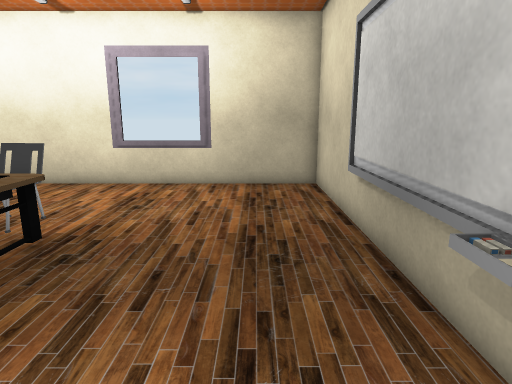
[1] (above)

15 first-person views from a walk through a 3-D level made in the Unity game engine. The camera is 1.4 m above the floor, tilts 12° down and sees 75° across. The floor is counted in squares, 0.5 m on a side. Each view is taken from the middle of a square. On the plan, view 1 faces up. The plan holds only what a view shows up to about 20 squares ahead; the rest is blank. The place goes on beyond the plan. The player is left out. Some animated figures are not drawn. Some surface patterns are stand-ins.

[2]
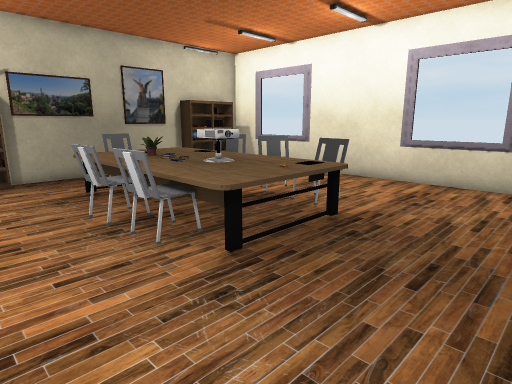

[3]
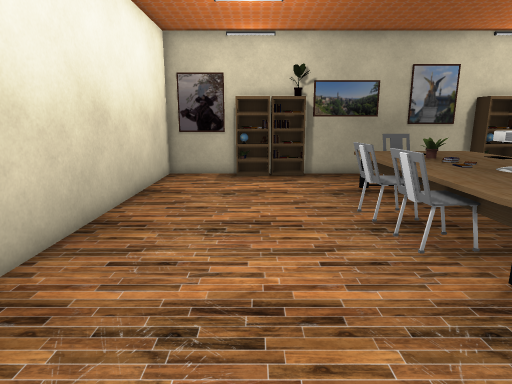

[4]
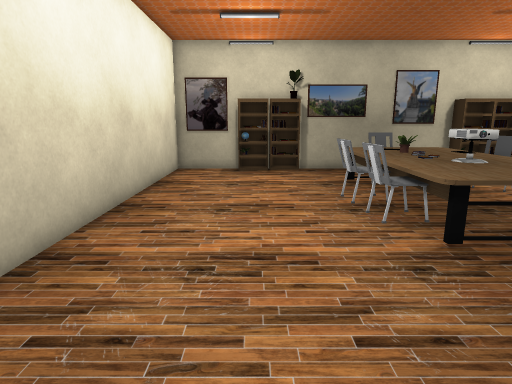

[5]
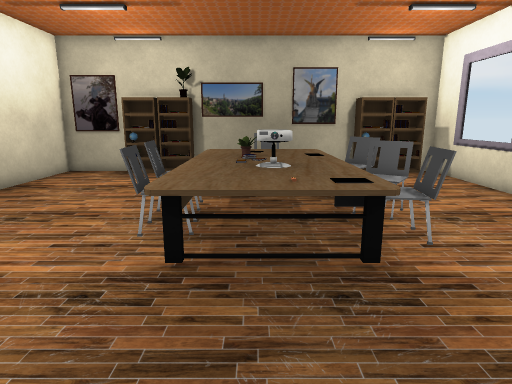

[6]
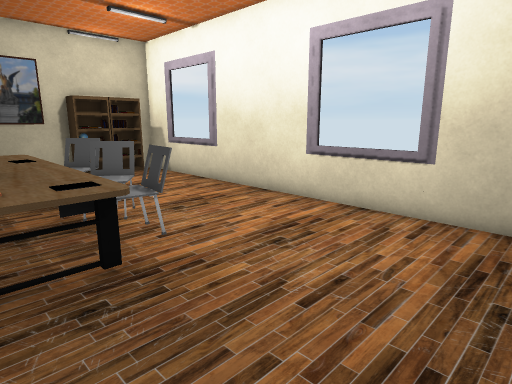

[7]
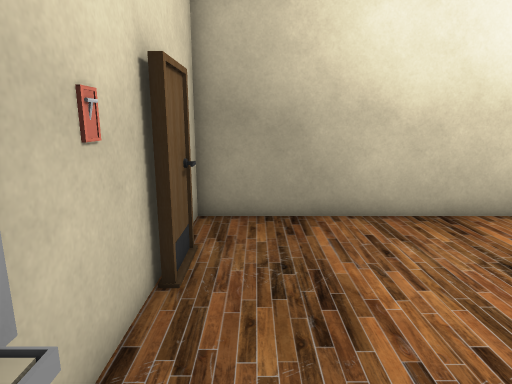

[8]
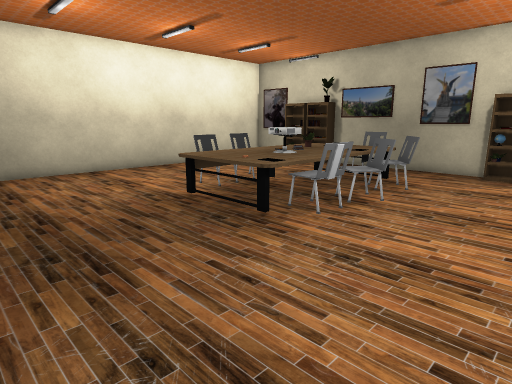

[9]
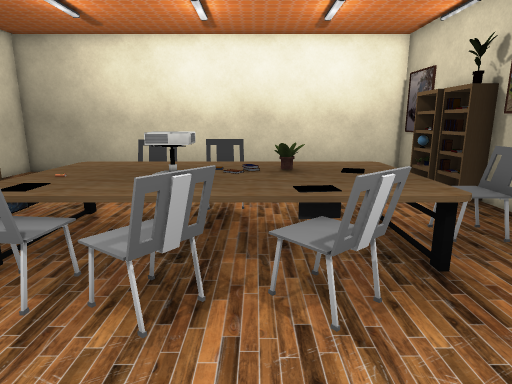

[10]
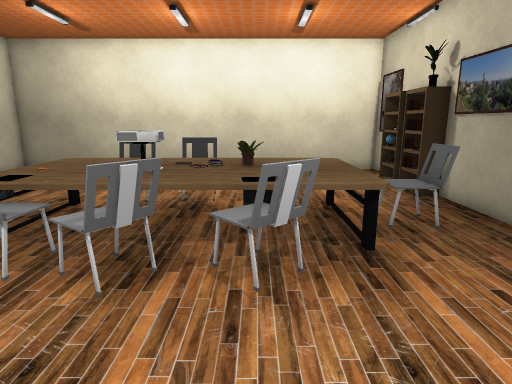

[11]
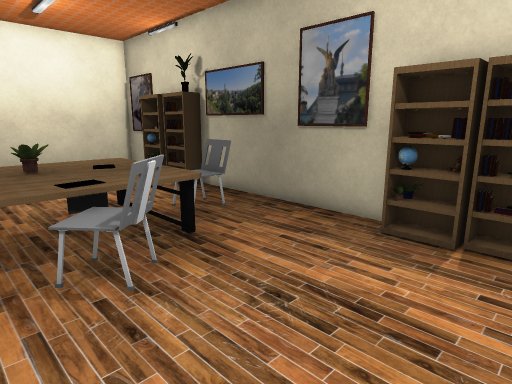

[12]
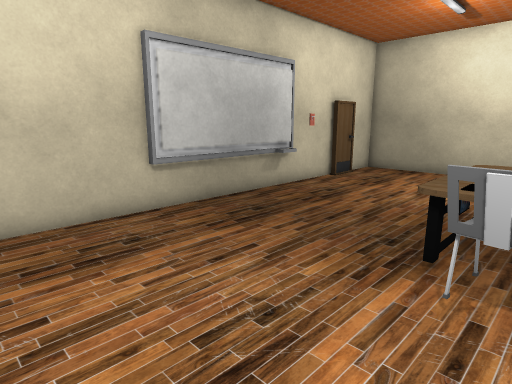

[13]
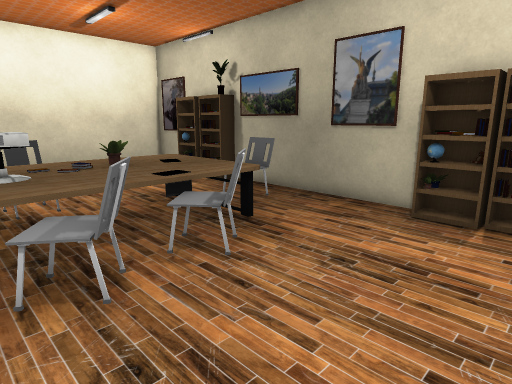

[14]
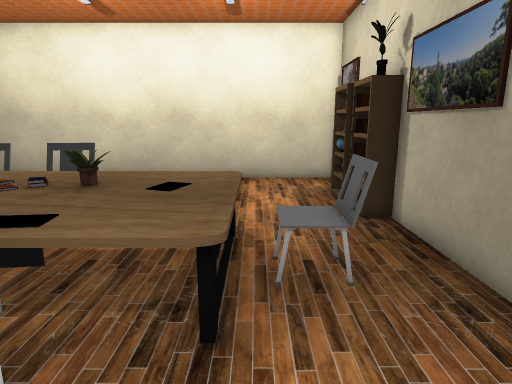

[15]
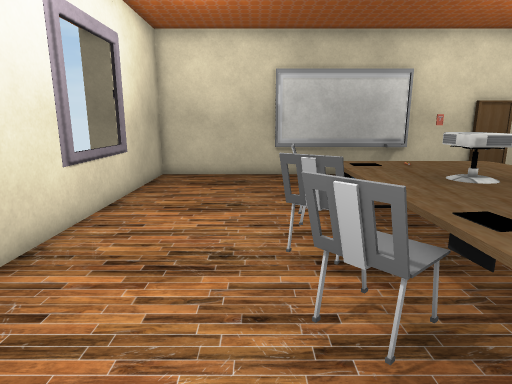

### Floor plan
Key: @ floor where view 1 was taken; # wall or solid block; . floor; = window, fence, low wall or low ledge; O other object.
Columns run from 18 left of view 1 to 3 right of it. Each row starts with its distance up from view 1.
 15 ###===#######===######
 14 ##...................#
 13 # ...................#
 12 # ...................#
 11 ##...................#
 10 #....................#
  9 #.....OOOOOOO....... #
  8 #....OOOOOOOOO......=#
  7 #...OOOOOOOOOO......=#
  6 #.OOOOOOOOOOOO...... #
  5 #.OOOOOOOOOOOO...... #
  4 #...OOOOOOOOOO...... #
  3 #...OOOOOOOOOO......=#
  2 #.......OOOOO.......##
  1 #O...................#
  0 # ................@..#
 -1 ##...................#
 -2 ##..................##
 -3 #...................##
 -4 #....................#
 -5 #....................#
 -6 ######################

Where each view was taken, in squares from view 1:
view 1: 0 up, 0 right, facing up
view 2: 1 down, 0 right, facing up-left
view 3: 1 down, 0 right, facing left
view 4: 1 down, 2 right, facing left
view 5: 5 up, 1 right, facing left
view 6: 5 up, 1 right, facing up-left
view 7: 4 up, 1 right, facing down
view 8: 14 up, 2 right, facing down-left
view 9: 13 up, 10 left, facing down
view 10: 14 up, 11 left, facing down
view 11: 14 up, 9 left, facing down-left
view 12: 14 up, 7 left, facing down-right
view 13: 14 up, 7 left, facing down-left
view 14: 11 up, 14 left, facing down
view 15: 10 up, 15 left, facing right
